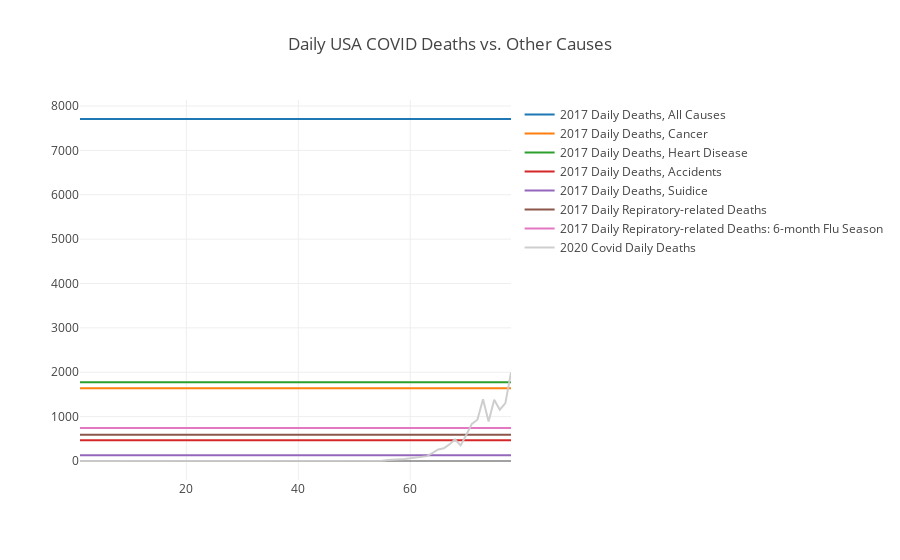

This figure's notebook cell:
### Markdown cell above
## USA Plot

Plotting daily deaths from COVID-19, as reported by the New York Times (<https://github.com/nytimes/covid-19-data>). The comparison is an aggregate of two CDC categories for US deaths: "Chronic Respiratory Illness" and "Influenza and Pneumonia". Annual numbers in these two categories are added, and divided by 365 for a daily number (see code above). 

Also displayed is a second comparison line, in which "Influenza and Pneumonia" daily rates are calculated based on a 6-month Flu Season (October–March, as the CDC does it).

### Code cell
val deaths: Seq[Int] = totalNewDaily(state = None).map(_.newDeaths).toSeq

val howManyDays: Int = deaths.size
val ipnBase: Seq[Int] = (1 to howManyDays).map( d => usa2017DailyDeathsResp)
val ipnBase6Mo: Seq[Int] = (1 to howManyDays).map( d => usa2017DailyDeathsResp6MoFlu)
val deathBase: Seq[Int] = (1 to howManyDays).map( d => usa2017DailyDeaths)
val cancerBase: Seq[Int] = (1 to howManyDays).map( d => usa2017CancerDaily)
val heartBase: Seq[Int] = (1 to howManyDays).map( d => usa2017HeartDaily)
val accidentBase: Seq[Int] = (1 to howManyDays).map( d => usa2017AccidentDaily)
val suicideBase: Seq[Int] = (1 to howManyDays).map( d => usa2017SuicideDaily)


val trace0 = Scatter(
  (1 to howManyDays),
  deathBase,
  name = "2017 Daily Deaths, All Causes"
)

val trace01 = Scatter(
  (1 to howManyDays),
  cancerBase,
  name = "2017 Daily Deaths, Cancer"
)

val trace02 = Scatter(
  (1 to howManyDays),
  heartBase,
  name = "2017 Daily Deaths, Heart Disease"
)

val trace03 = Scatter(
  (1 to howManyDays),
  accidentBase,
  name = "2017 Daily Deaths, Accidents"
)

val trace04 = Scatter(
  (1 to howManyDays),
  suicideBase,
  name = "2017 Daily Deaths, Suidice"
)

val trace1 = Scatter(
  (1 to howManyDays),
  ipnBase,
  name = "2017 Daily Repiratory-related Deaths"
)

// usa2017DailyDeathsResp6MoFlu

val trace2 = Scatter(
  (1 to howManyDays),
  ipnBase6Mo,
  name = "2017 Daily Repiratory-related Deaths: 6-month Flu Season"

)

val trace3 = Scatter(
  (1 to howManyDays),
  deaths,
  name = "2020 Covid Daily Deaths",
  mode = ScatterMode(ScatterMode.Lines),
  marker = Marker(
    color = Color.RGBA(204, 204, 204, 0.95),
    line = Line(
      color = Color.RGBA(217, 217, 217, 1.0),
      width = 1.0
    ),
    symbol = Symbol.Circle(),
    size = 3
  )
)

val data = Seq(trace0, trace01, trace02, trace03, trace04, trace1, trace2, trace3)

val layout = Layout("Daily USA COVID Deaths vs. Other Causes")

plot(data, layout)

### Figure 1 — Plotly figure (JSON) as saved in the notebook; plotly's stock layout.template omitted (floating-point values rounded to 4 significant figures)
{"data": [{"name": "2017 Daily Deaths, All Causes", "type": "scatter", "x": [1, 2, 3, 4, 5, 6, 7, 8, 9, 10, 11, 12, 13, 14, 15, 16, 17, 18, 19, 20, 21, 22, 23, 24, 25, 26, 27, 28, 29, 30, 31, 32, 33, 34, 35, 36, 37, 38, 39, 40, 41, 42, 43, 44, 45, 46, 47, 48, 49, 50, 51, 52, 53, 54, 55, 56, 57, 58, 59, 60, 61, 62, 63, 64, 65, 66, 67, 68, 69, 70, 71, 72, 73, 74, 75, 76, 77, 78], "y": [7708, 7708, 7708, 7708, 7708, 7708, 7708, 7708, 7708, 7708, 7708, 7708, 7708, 7708, 7708, 7708, 7708, 7708, 7708, 7708, 7708, 7708, 7708, 7708, 7708, 7708, 7708, 7708, 7708, 7708, 7708, 7708, 7708, 7708, 7708, 7708, 7708, 7708, 7708, 7708, 7708, 7708, 7708, 7708, 7708, 7708, 7708, 7708, 7708, 7708, 7708, 7708, 7708, 7708, 7708, 7708, 7708, 7708, 7708, 7708, 7708, 7708, 7708, 7708, 7708, 7708, 7708, 7708, 7708, 7708, 7708, 7708, 7708, 7708, 7708, 7708, 7708, 7708]}, {"name": "2017 Daily Deaths, Cancer", "type": "scatter", "x": [1, 2, 3, 4, 5, 6, 7, 8, 9, 10, 11, 12, 13, 14, 15, 16, 17, 18, 19, 20, 21, 22, 23, 24, 25, 26, 27, 28, 29, 30, 31, 32, 33, 34, 35, 36, 37, 38, 39, 40, 41, 42, 43, 44, 45, 46, 47, 48, 49, 50, 51, 52, 53, 54, 55, 56, 57, 58, 59, 60, 61, 62, 63, 64, 65, 66, 67, 68, 69, 70, 71, 72, 73, 74, 75, 76, 77, 78], "y": [1641, 1641, 1641, 1641, 1641, 1641, 1641, 1641, 1641, 1641, 1641, 1641, 1641, 1641, 1641, 1641, 1641, 1641, 1641, 1641, 1641, 1641, 1641, 1641, 1641, 1641, 1641, 1641, 1641, 1641, 1641, 1641, 1641, 1641, 1641, 1641, 1641, 1641, 1641, 1641, 1641, 1641, 1641, 1641, 1641, 1641, 1641, 1641, 1641, 1641, 1641, 1641, 1641, 1641, 1641, 1641, 1641, 1641, 1641, 1641, 1641, 1641, 1641, 1641, 1641, 1641, 1641, 1641, 1641, 1641, 1641, 1641, 1641, 1641, 1641, 1641, 1641, 1641]}, {"name": "2017 Daily Deaths, Heart Disease", "type": "scatter", "x": [1, 2, 3, 4, 5, 6, 7, 8, 9, 10, 11, 12, 13, 14, 15, 16, 17, 18, 19, 20, 21, 22, 23, 24, 25, 26, 27, 28, 29, 30, 31, 32, 33, 34, 35, 36, 37, 38, 39, 40, 41, 42, 43, 44, 45, 46, 47, 48, 49, 50, 51, 52, 53, 54, 55, 56, 57, 58, 59, 60, 61, 62, 63, 64, 65, 66, 67, 68, 69, 70, 71, 72, 73, 74, 75, 76, 77, 78], "y": [1773, 1773, 1773, 1773, 1773, 1773, 1773, 1773, 1773, 1773, 1773, 1773, 1773, 1773, 1773, 1773, 1773, 1773, 1773, 1773, 1773, 1773, 1773, 1773, 1773, 1773, 1773, 1773, 1773, 1773, 1773, 1773, 1773, 1773, 1773, 1773, 1773, 1773, 1773, 1773, 1773, 1773, 1773, 1773, 1773, 1773, 1773, 1773, 1773, 1773, 1773, 1773, 1773, 1773, 1773, 1773, 1773, 1773, 1773, 1773, 1773, 1773, 1773, 1773, 1773, 1773, 1773, 1773, 1773, 1773, 1773, 1773, 1773, 1773, 1773, 1773, 1773, 1773]}, {"name": "2017 Daily Deaths, Accidents", "type": "scatter", "x": [1, 2, 3, 4, 5, 6, 7, 8, 9, 10, 11, 12, 13, 14, 15, 16, 17, 18, 19, 20, 21, 22, 23, 24, 25, 26, 27, 28, 29, 30, 31, 32, 33, 34, 35, 36, 37, 38, 39, 40, 41, 42, 43, 44, 45, 46, 47, 48, 49, 50, 51, 52, 53, 54, 55, 56, 57, 58, 59, 60, 61, 62, 63, 64, 65, 66, 67, 68, 69, 70, 71, 72, 73, 74, 75, 76, 77, 78], "y": [465, 465, 465, 465, 465, 465, 465, 465, 465, 465, 465, 465, 465, 465, 465, 465, 465, 465, 465, 465, 465, 465, 465, 465, 465, 465, 465, 465, 465, 465, 465, 465, 465, 465, 465, 465, 465, 465, 465, 465, 465, 465, 465, 465, 465, 465, 465, 465, 465, 465, 465, 465, 465, 465, 465, 465, 465, 465, 465, 465, 465, 465, 465, 465, 465, 465, 465, 465, 465, 465, 465, 465, 465, 465, 465, 465, 465, 465]}, {"name": "2017 Daily Deaths, Suidice", "type": "scatter", "x": [1, 2, 3, 4, 5, 6, 7, 8, 9, 10, 11, 12, 13, 14, 15, 16, 17, 18, 19, 20, 21, 22, 23, 24, 25, 26, 27, 28, 29, 30, 31, 32, 33, 34, 35, 36, 37, 38, 39, 40, 41, 42, 43, 44, 45, 46, 47, 48, 49, 50, 51, 52, 53, 54, 55, 56, 57, 58, 59, 60, 61, 62, 63, 64, 65, 66, 67, 68, 69, 70, 71, 72, 73, 74, 75, 76, 77, 78], "y": [129, 129, 129, 129, 129, 129, 129, 129, 129, 129, 129, 129, 129, 129, 129, 129, 129, 129, 129, 129, 129, 129, 129, 129, 129, 129, 129, 129, 129, 129, 129, 129, 129, 129, 129, 129, 129, 129, 129, 129, 129, 129, 129, 129, 129, 129, 129, 129, 129, 129, 129, 129, 129, 129, 129, 129, 129, 129, 129, 129, 129, 129, 129, 129, 129, 129, 129, 129, 129, 129, 129, 129, 129, 129, 129, 129, 129, 129]}, {"name": "2017 Daily Repiratory-related Deaths", "type": "scatter", "x": [1, 2, 3, 4, 5, 6, 7, 8, 9, 10, 11, 12, 13, 14, 15, 16, 17, 18, 19, 20, 21, 22, 23, 24, 25, 26, 27, 28, 29, 30, 31, 32, 33, 34, 35, 36, 37, 38, 39, 40, 41, 42, 43, 44, 45, 46, 47, 48, 49, 50, 51, 52, 53, 54, 55, 56, 57, 58, 59, 60, 61, 62, 63, 64, 65, 66, 67, 68, 69, 70, 71, 72, 73, 74, 75, 76, 77, 78], "y": [591, 591, 591, 591, 591, 591, 591, 591, 591, 591, 591, 591, 591, 591, 591, 591, 591, 591, 591, 591, 591, 591, 591, 591, 591, 591, 591, 591, 591, 591, 591, 591, 591, 591, 591, 591, 591, 591, 591, 591, 591, 591, 591, 591, 591, 591, 591, 591, 591, 591, 591, 591, 591, 591, 591, 591, 591, 591, 591, 591, 591, 591, 591, 591, 591, 591, 591, 591, 591, 591, 591, 591, 591, 591, 591, 591, 591, 591]}, {"name": "2017 Daily Repiratory-related Deaths: 6-month Flu Season", "type": "scatter", "x": [1, 2, 3, 4, 5, 6, 7, 8, 9, 10, 11, 12, 13, 14, 15, 16, 17, 18, 19, 20, 21, 22, 23, 24, 25, 26, 27, 28, 29, 30, 31, 32, 33, 34, 35, 36, 37, 38, 39, 40, 41, 42, 43, 44, 45, 46, 47, 48, 49, 50, 51, 52, 53, 54, 55, 56, 57, 58, 59, 60, 61, 62, 63, 64, 65, 66, 67, 68, 69, 70, 71, 72, 73, 74, 75, 76, 77, 78], "y": [743, 743, 743, 743, 743, 743, 743, 743, 743, 743, 743, 743, 743, 743, 743, 743, 743, 743, 743, 743, 743, 743, 743, 743, 743, 743, 743, 743, 743, 743, 743, 743, 743, 743, 743, 743, 743, 743, 743, 743, 743, 743, 743, 743, 743, 743, 743, 743, 743, 743, 743, 743, 743, 743, 743, 743, 743, 743, 743, 743, 743, 743, 743, 743, 743, 743, 743, 743, 743, 743, 743, 743, 743, 743, 743, 743, 743, 743]}, {"marker": {"color": "rgba(204, 204, 204, 0.95)", "line": {"color": "rgba(217, 217, 217, 1.0)", "width": 1}, "size": 3, "symbol": "circle"}, "mode": "lines", "name": "2020 Covid Daily Deaths", "type": "scatter", "x": [1, 2, 3, 4, 5, 6, 7, 8, 9, 10, 11, 12, 13, 14, 15, 16, 17, 18, 19, 20, 21, 22, 23, 24, 25, 26, 27, 28, 29, 30, 31, 32, 33, 34, 35, 36, 37, 38, 39, 40, 41, 42, 43, 44, 45, 46, 47, 48, 49, 50, 51, 52, 53, 54, 55, 56, 57, 58, 59, 60, 61, 62, 63, 64, 65, 66, 67, 68, 69, 70, 71, 72, 73, 74, 75, 76, 77, 78], "y": [0, 0, 0, 0, 0, 0, 0, 0, 0, 0, 0, 0, 0, 0, 0, 0, 0, 0, 0, 0, 0, 0, 0, 0, 0, 0, 0, 0, 0, 0, 0, 0, 0, 0, 0, 0, 0, 0, 0, 1, 2, 3, 4, 2, 0, 3, 4, 3, 4, 5, 6, 6, 7, 10, 8, 23, 25, 41, 46, 62, 78, 93, 110, 185, 259, 285, 374, 485, 352, 587, 838, 930, 1391, 889, 1378, 1156, 1304, 1997]}], "layout": {"title": "Daily USA COVID Deaths vs. Other Causes"}}
